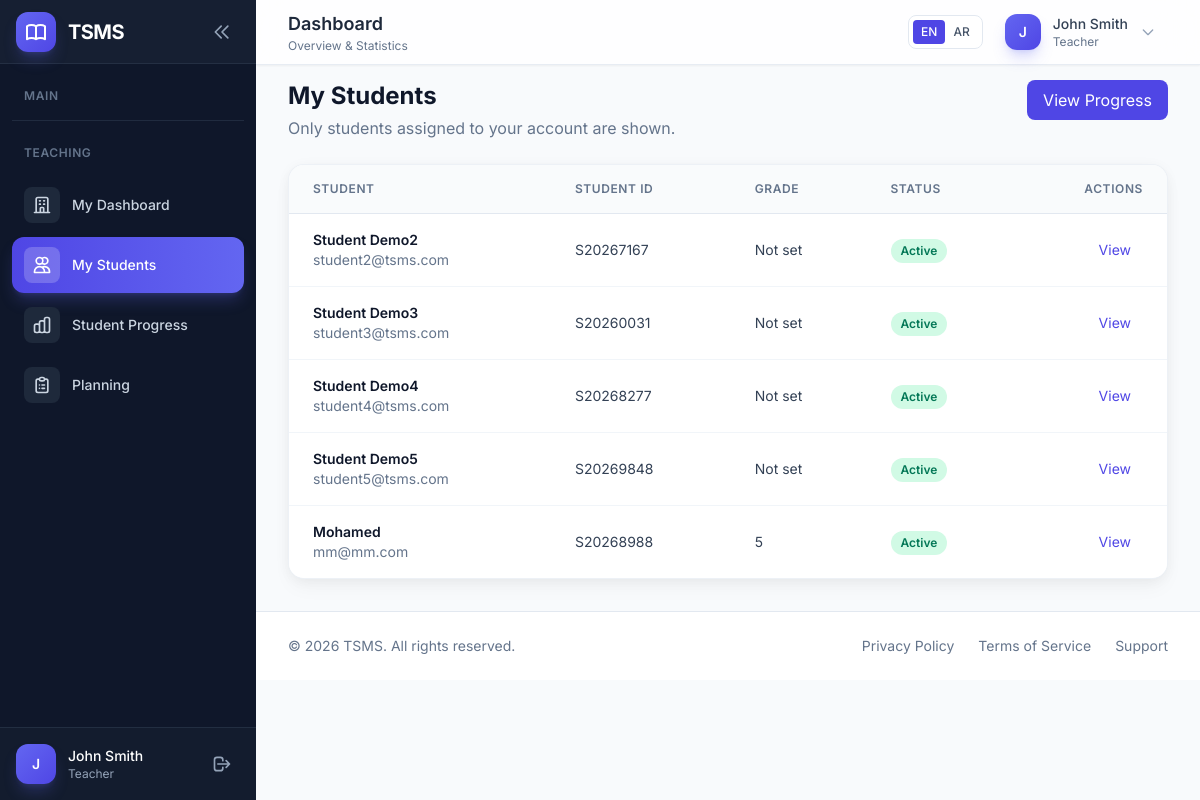
Page /teacher/students (signed in) on the earlier database version.
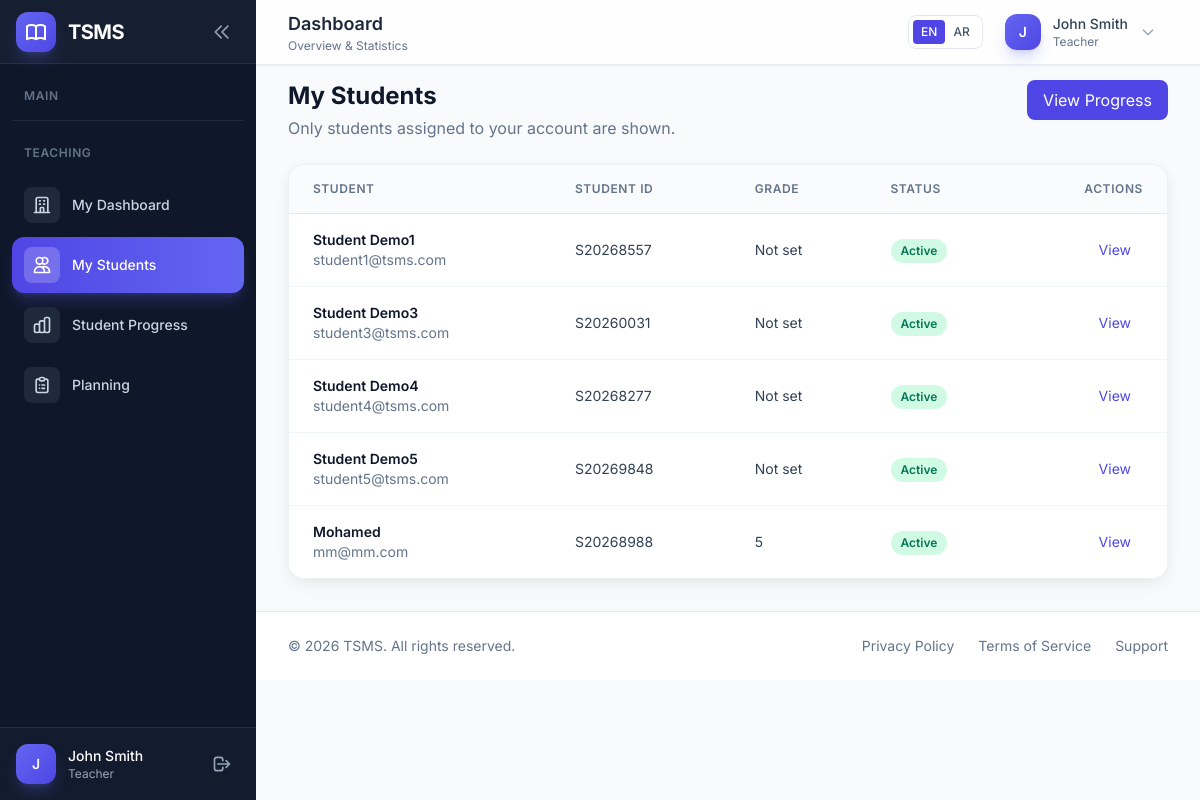
Same page on the later database version.
### app/models/student.py (models this page shows, shortened)
class Student(db.Model):
    __tablename__ = 'students'
    id = db.Column(db.Integer, primary_key=True)
    student_id = db.Column(db.String(20), unique=True, index=True)
    name = db.Column(db.String(128), nullable=False)
    email = db.Column(db.String(120), unique=True, nullable=False, index=True)
    phone = db.Column(db.String(20))
    date_of_birth = db.Column(db.Date)
    gender = db.Column(db.String(10))
    address = db.Column(db.Text)
    grade_level = db.Column(db.String(20))
    enrollment_date = db.Column(db.Date, default=datetime.utcnow)
    status = db.Column(
        db.Enum(StudentStatus),
        nullable=False,
        default=StudentStatus.ACTIVE,
        index=True
    )
    assigned_teacher_id = db.Column(
        db.Integer,
        db.ForeignKey('teachers.id', ondelete='SET NULL'),
        nullable=True,
        index=True
    )
    supervisor_id = db.Column(
        db.Integer,
        db.ForeignKey('users.id', ondelete='SET NULL'),
        nullable=True,
        index=True
    )
    guardian_name = db.Column(db.String(128))
    guardian_phone = db.Column(db.String(20))
    guardian_email = db.Column(db.String(120))
    guardian_relationship = db.Column(db.String(50))
    notes = db.Column(db.Text)
    created_at = db.Column(db.DateTime, default=datetime.utcnow, index=True)
    updated_at = db.Column(db.DateTime, default=datetime.utcnow, onupdate=datetime.utcnow)
    supervisor = db.relationship('User', foreign_keys=[supervisor_id], backref='supervised_students')

### app/blueprints/teacher/__init__.py (the view)
@teacher_bp.route('/students')
@login_required
@teacher_required
def students():
    teacher = current_user.teacher_profile
    if not teacher:
        abort(403)
    students = teacher.assigned_students.all()
    return render_template('teacher/students.html', students=students)

### app/__init__.py (called while the page is built)
def _select_locale():
    lang = request.args.get('lang', type=str)
    if lang in SUPPORTED_LANGUAGES:
        session['language'] = lang
        return lang
    session_lang = session.get('language')
    if session_lang in SUPPORTED_LANGUAGES:
        return session_lang
    return request.accept_languages.best_match(SUPPORTED_LANGUAGES) or 'en'

def _init_extensions(app):
    from app.extensions import db, migrate, login_manager, csrf, babel
    db.init_app(app)
    migrate.init_app(app, db)
    login_manager.init_app(app)
    csrf.init_app(app)
    babel.init_app(app, locale_selector=_select_locale)
    from app.models import User
    @login_manager.user_loader
    def load_user(user_id):
        return User.query.get(int(user_id))

### app/blueprints/auth/routes.py (called while the page is built)
@auth_bp.before_app_request
def before_request():
    if current_user.is_authenticated:
        if current_user.status != UserStatus.ACTIVE:
            logout_user()
            flash(_('Your account is no longer active.'), 'warning')
            return redirect(url_for('auth.login'))

### app/models/user.py (called while the page is built)
    def is_admin(self):
        return self.role == UserRole.ADMIN

    def is_supervisor(self):
        return self.role == UserRole.SUPERVISOR

### app/templates/teacher/students.html (shortened to what the changed rows need)
{% extends "layouts/dashboard.html" %}
{% block content %}
<div class="page-stack management-page">
    <div class="page-header-row">
        <div class="page-header-title">
            <h2 class="text-2xl font-bold text-slate-900">{{ _('My Students') }}</h2>
        </div>
    </div>
    <div class="bg-white rounded-2xl shadow-soft border border-slate-200/60 overflow-hidden">
        {% if students %}
        <div class="management-table-wrap">
            <table class="management-table min-w-full divide-y divide-slate-200">
                <thead class="bg-slate-50/80">
                    <tr>
                        <th class="px-6 py-4 text-left text-xs font-semibold text-slate-500 uppercase tracking-wider">{{ _('Student') }}</th>
                        <th class="px-6 py-4 text-left text-xs font-semibold text-slate-500 uppercase tracking-wider">{{ _('Student ID') }}</th>
                        <th class="px-6 py-4 text-left text-xs font-semibold text-slate-500 uppercase tracking-wider">{{ _('Grade') }}</th>
                        <th class="px-6 py-4 text-left text-xs font-semibold text-slate-500 uppercase tracking-wider">{{ _('Status') }}</th>
                        <th class="px-6 py-4 text-right text-xs font-semibold text-slate-500 uppercase tracking-wider is-actions">{{ _('Actions') }}</th>
                    </tr>
                </thead>
                <tbody class="bg-white divide-y divide-slate-100">
                    {% for student in students %}
                    <tr class="hover:bg-slate-50/50 transition-colors">
                        <td class="px-6 py-4 whitespace-nowrap">
                            <div>
                                <p class="text-sm font-semibold text-slate-900">{{ student.name }}</p>
                                <p class="text-sm text-slate-500">{{ student.email }}</p>
                            </div>
                        </td>
                        <td class="px-6 py-4 whitespace-nowrap text-sm text-slate-700">{{ student.student_id or _('N/A') }}</td>
                        <td class="px-6 py-4 whitespace-nowrap text-sm text-slate-700">{{ student.grade_level or _('Not set') }}</td>
                        <td class="px-6 py-4 whitespace-nowrap">
                            <span class="inline-flex items-center px-2.5 py-1 rounded-full text-xs font-semibold
                                {% if student.status.value == 'active' %}bg-emerald-100 text-emerald-700
                                {% elif student.status.value == 'inactive' %}bg-slate-100 text-slate-700
                                {% elif student.status.value == 'graduated' %}bg-blue-100 text-blue-700
                                {% elif student.status.value == 'transferred' %}bg-amber-100 text-amber-700
                                {% else %}bg-red-100 text-red-700{% endif %}">
                                {{ _(student.status.value|replace('_', ' ')|title) }}
                            </span>
                        </td>
                        <td class="px-6 py-4 whitespace-nowrap text-right is-actions">
                            <div class="management-actions">
                                <a href="{{ url_for('teacher.student_detail', id=student.id) }}"
                                   class="inline-flex items-center px-3 py-1.5 text-sm text-primary-600 hover:bg-primary-50 rounded-lg transition-colors">
                                    {{ _('View') }}
                                </a>
                            </div>
                        </td>
                    </tr>
                    {% endfor %}
                </tbody>
            </table>
        </div>
        {% else %}
        <div class="p-10 text-center">
            <p class="text-slate-500">{{ _('No students are currently assigned to you.') }}</p>
        </div>
        {% endif %}
    </div>
</div>
{% endblock %}

Differences in the rows shown:
no longer on this page (row edited): Student: name "Student Demo2", email "student2@tsms.com", student "S20267167", grade_level "Not set"
now on this page (row edited): Student: name "Student Demo1", email "student1@tsms.com", student "S20268557", grade_level "Not set"
